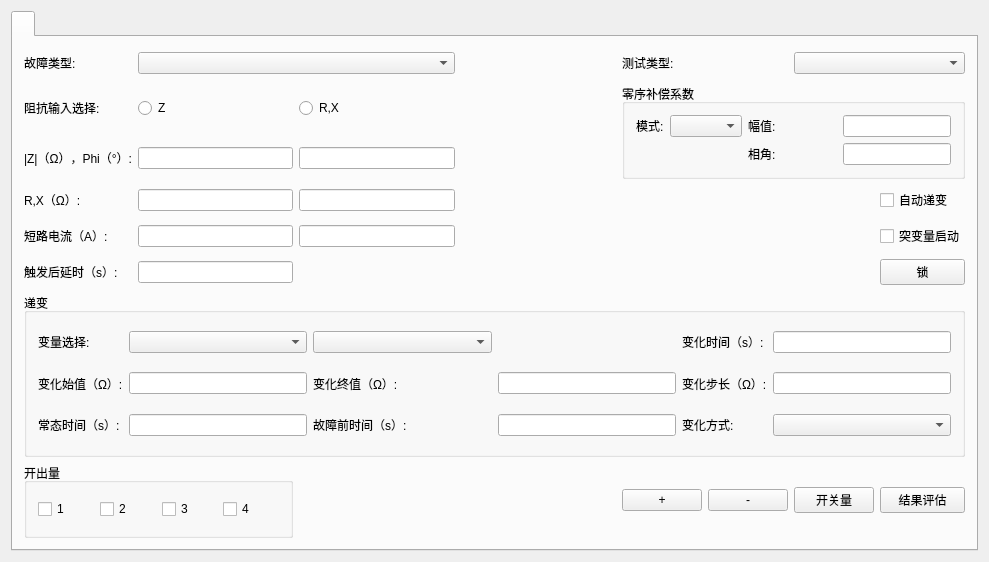
<?xml version="1.0" encoding="UTF-8"?>
<ui version="4.0">
 <class>QImpedanceManuWidget</class>
 <widget class="QWidget" name="QImpedanceManuWidget">
  <property name="geometry">
   <rect>
    <x>0</x>
    <y>0</y>
    <width>989</width>
    <height>562</height>
   </rect>
  </property>
  <property name="sizePolicy">
   <sizepolicy hsizetype="Expanding" vsizetype="Expanding">
    <horstretch>0</horstretch>
    <verstretch>0</verstretch>
   </sizepolicy>
  </property>
  <property name="windowTitle">
   <string>Form</string>
  </property>
  <layout class="QGridLayout" name="gridLayout">
   <item row="0" column="0">
    <widget class="QSttTabWidget" name="m_pImpedanceManuTab">
     <widget class="QWidget" name="m_pParaSetting_Widget">
      <attribute name="title">
       <string/>
      </attribute>
      <layout class="QGridLayout" name="gridLayout_6">
       <item row="0" column="1" colspan="3">
        <layout class="QGridLayout" name="gridLayout_2">
         <item row="0" column="0">
          <widget class="QLabel" name="m_pFaultTypeLabel">
           <property name="sizePolicy">
            <sizepolicy hsizetype="Preferred" vsizetype="Preferred">
             <horstretch>0</horstretch>
             <verstretch>0</verstretch>
            </sizepolicy>
           </property>
           <property name="minimumSize">
            <size>
             <width>0</width>
             <height>30</height>
            </size>
           </property>
           <property name="maximumSize">
            <size>
             <width>16777215</width>
             <height>40</height>
            </size>
           </property>
           <property name="text">
            <string>故障类型:</string>
           </property>
           <property name="alignment">
            <set>Qt::AlignLeading|Qt::AlignLeft|Qt::AlignVCenter</set>
           </property>
          </widget>
         </item>
         <item row="0" column="1" colspan="2">
          <widget class="QScrollComboBox" name="m_pCmb_FaultType"/>
         </item>
         <item row="8" column="4">
          <widget class="QPushButton" name="m_pbn_Up">
           <property name="text">
            <string>+</string>
           </property>
          </widget>
         </item>
         <item row="3" column="7">
          <widget class="QSttCheckBox" name="m_pAuto_CheckBox">
           <property name="text">
            <string>自动递变</string>
           </property>
          </widget>
         </item>
         <item row="6" column="0" rowspan="2" colspan="8">
          <widget class="QSttGroupBox" name="groupBoxCommon">
           <property name="sizePolicy">
            <sizepolicy hsizetype="Preferred" vsizetype="Preferred">
             <horstretch>0</horstretch>
             <verstretch>0</verstretch>
            </sizepolicy>
           </property>
           <property name="title">
            <string>递变</string>
           </property>
           <layout class="QGridLayout" name="gridLayoutCommon">
            <item row="2" column="0">
             <widget class="QLabel" name="m_PrepareTimeLabel">
              <property name="sizePolicy">
               <sizepolicy hsizetype="Preferred" vsizetype="Expanding">
                <horstretch>0</horstretch>
                <verstretch>0</verstretch>
               </sizepolicy>
              </property>
              <property name="minimumSize">
               <size>
                <width>0</width>
                <height>30</height>
               </size>
              </property>
              <property name="text">
               <string>常态时间（s）:</string>
              </property>
              <property name="alignment">
               <set>Qt::AlignLeading|Qt::AlignLeft|Qt::AlignVCenter</set>
              </property>
             </widget>
            </item>
            <item row="0" column="1">
             <widget class="QScrollComboBox" name="m_pCmb_FirstMode">
              <property name="sizePolicy">
               <sizepolicy hsizetype="Preferred" vsizetype="Fixed">
                <horstretch>0</horstretch>
                <verstretch>0</verstretch>
               </sizepolicy>
              </property>
             </widget>
            </item>
            <item row="2" column="1">
             <widget class="QSttLineEdit" name="m_PrepareTimeEdit">
              <property name="alignment">
               <set>Qt::AlignCenter</set>
              </property>
             </widget>
            </item>
            <item row="1" column="1">
             <widget class="QSettingLineEdit" name="m_pStartEdit">
              <property name="sizePolicy">
               <sizepolicy hsizetype="Expanding" vsizetype="Fixed">
                <horstretch>0</horstretch>
                <verstretch>0</verstretch>
               </sizepolicy>
              </property>
              <property name="alignment">
               <set>Qt::AlignCenter</set>
              </property>
             </widget>
            </item>
            <item row="1" column="0">
             <widget class="QLabel" name="m_pStartLabel">
              <property name="sizePolicy">
               <sizepolicy hsizetype="Preferred" vsizetype="Expanding">
                <horstretch>0</horstretch>
                <verstretch>0</verstretch>
               </sizepolicy>
              </property>
              <property name="minimumSize">
               <size>
                <width>0</width>
                <height>30</height>
               </size>
              </property>
              <property name="text">
               <string>变化始值（Ω）:</string>
              </property>
              <property name="alignment">
               <set>Qt::AlignLeading|Qt::AlignLeft|Qt::AlignVCenter</set>
              </property>
             </widget>
            </item>
            <item row="2" column="2">
             <widget class="QLabel" name="m_PreFaultTimeLabel">
              <property name="sizePolicy">
               <sizepolicy hsizetype="Expanding" vsizetype="Preferred">
                <horstretch>0</horstretch>
                <verstretch>0</verstretch>
               </sizepolicy>
              </property>
              <property name="text">
               <string>故障前时间（s）:</string>
              </property>
              <property name="alignment">
               <set>Qt::AlignLeading|Qt::AlignLeft|Qt::AlignVCenter</set>
              </property>
             </widget>
            </item>
            <item row="1" column="2">
             <widget class="QLabel" name="m_pEndLabel">
              <property name="sizePolicy">
               <sizepolicy hsizetype="Expanding" vsizetype="Preferred">
                <horstretch>0</horstretch>
                <verstretch>0</verstretch>
               </sizepolicy>
              </property>
              <property name="text">
               <string>变化终值（Ω）:</string>
              </property>
              <property name="alignment">
               <set>Qt::AlignLeading|Qt::AlignLeft|Qt::AlignVCenter</set>
              </property>
             </widget>
            </item>
            <item row="0" column="0">
             <widget class="QLabel" name="m_pVarSelecLabel">
              <property name="sizePolicy">
               <sizepolicy hsizetype="Preferred" vsizetype="Expanding">
                <horstretch>0</horstretch>
                <verstretch>0</verstretch>
               </sizepolicy>
              </property>
              <property name="minimumSize">
               <size>
                <width>0</width>
                <height>30</height>
               </size>
              </property>
              <property name="maximumSize">
               <size>
                <width>16777215</width>
                <height>40</height>
               </size>
              </property>
              <property name="text">
               <string>变量选择:</string>
              </property>
              <property name="alignment">
               <set>Qt::AlignLeading|Qt::AlignLeft|Qt::AlignVCenter</set>
              </property>
             </widget>
            </item>
            <item row="1" column="3">
             <widget class="QSettingLineEdit" name="m_pEndEdit">
              <property name="alignment">
               <set>Qt::AlignCenter</set>
              </property>
             </widget>
            </item>
            <item row="0" column="4">
             <widget class="QLabel" name="m_pTimeLabel">
              <property name="text">
               <string>变化时间（s）:</string>
              </property>
              <property name="alignment">
               <set>Qt::AlignLeading|Qt::AlignLeft|Qt::AlignVCenter</set>
              </property>
             </widget>
            </item>
            <item row="2" column="5">
             <widget class="QScrollComboBox" name="m_pCmb_ChangeType"/>
            </item>
            <item row="2" column="3">
             <widget class="QSttLineEdit" name="m_PreFaultTimeEdit">
              <property name="alignment">
               <set>Qt::AlignCenter</set>
              </property>
             </widget>
            </item>
            <item row="1" column="4">
             <widget class="QLabel" name="m_pStepLabel">
              <property name="text">
               <string>变化步长（Ω）:</string>
              </property>
              <property name="alignment">
               <set>Qt::AlignLeading|Qt::AlignLeft|Qt::AlignVCenter</set>
              </property>
             </widget>
            </item>
            <item row="0" column="5">
             <widget class="QSettingLineEdit" name="m_pTimeEdit">
              <property name="alignment">
               <set>Qt::AlignCenter</set>
              </property>
             </widget>
            </item>
            <item row="1" column="5">
             <widget class="QSettingLineEdit" name="m_pStepEdit">
              <property name="alignment">
               <set>Qt::AlignCenter</set>
              </property>
             </widget>
            </item>
            <item row="2" column="4">
             <widget class="QLabel" name="m_pChangeTypeLabel">
              <property name="text">
               <string>变化方式:</string>
              </property>
              <property name="alignment">
               <set>Qt::AlignLeading|Qt::AlignLeft|Qt::AlignVCenter</set>
              </property>
             </widget>
            </item>
            <item row="0" column="2">
             <widget class="QScrollComboBox" name="m_pCmb_SecondMode">
              <property name="sizePolicy">
               <sizepolicy hsizetype="Expanding" vsizetype="Fixed">
                <horstretch>0</horstretch>
                <verstretch>0</verstretch>
               </sizepolicy>
              </property>
             </widget>
            </item>
           </layout>
          </widget>
         </item>
         <item row="8" column="5">
          <widget class="QPushButton" name="m_pbn_Down">
           <property name="text">
            <string>-</string>
           </property>
          </widget>
         </item>
         <item row="3" column="1">
          <widget class="QSttLineEdit" name="m_pREdit">
           <property name="alignment">
            <set>Qt::AlignCenter</set>
           </property>
          </widget>
         </item>
         <item row="8" column="6">
          <widget class="QPushButton" name="m_pBinarySet_PushButton">
           <property name="text">
            <string>开关量</string>
           </property>
           <property name="autoDefault">
            <bool>false</bool>
           </property>
          </widget>
         </item>
         <item row="8" column="7">
          <widget class="QPushButton" name="m_pEstimate_PushButton">
           <property name="text">
            <string>结果评估</string>
           </property>
           <property name="autoDefault">
            <bool>false</bool>
           </property>
          </widget>
         </item>
         <item row="1" column="2">
          <widget class="QRadioButton" name="m_pRad_RX">
           <property name="text">
            <string>R,X</string>
           </property>
          </widget>
         </item>
         <item row="4" column="1">
          <widget class="QSttLineEdit" name="m_pShortIOrZsAmpEdit">
           <property name="alignment">
            <set>Qt::AlignCenter</set>
           </property>
          </widget>
         </item>
         <item row="1" column="4" rowspan="2" colspan="4">
          <widget class="QSttGroupBox" name="groupBoxCoe">
           <property name="title">
            <string>零序补偿系数</string>
           </property>
           <layout class="QGridLayout" name="gridLayoutSub">
            <item row="0" column="0">
             <widget class="QLabel" name="m_pCacuTypeLabel">
              <property name="text">
               <string>模式:</string>
              </property>
             </widget>
            </item>
            <item row="0" column="1">
             <widget class="QScrollComboBox" name="m_pCmb_CacuType">
              <property name="sizePolicy">
               <sizepolicy hsizetype="Preferred" vsizetype="Fixed">
                <horstretch>0</horstretch>
                <verstretch>0</verstretch>
               </sizepolicy>
              </property>
              <property name="minimumSize">
               <size>
                <width>0</width>
                <height>0</height>
               </size>
              </property>
             </widget>
            </item>
            <item row="0" column="2">
             <widget class="QLabel" name="m_pAmpLabel">
              <property name="sizePolicy">
               <sizepolicy hsizetype="MinimumExpanding" vsizetype="Preferred">
                <horstretch>0</horstretch>
                <verstretch>0</verstretch>
               </sizepolicy>
              </property>
              <property name="minimumSize">
               <size>
                <width>50</width>
                <height>0</height>
               </size>
              </property>
              <property name="text">
               <string>幅值:</string>
              </property>
             </widget>
            </item>
            <item row="0" column="3">
             <widget class="QSettingLineEdit" name="m_pAmpEdit">
              <property name="alignment">
               <set>Qt::AlignCenter</set>
              </property>
             </widget>
            </item>
            <item row="1" column="2">
             <widget class="QLabel" name="m_pAngleLabel">
              <property name="sizePolicy">
               <sizepolicy hsizetype="MinimumExpanding" vsizetype="Preferred">
                <horstretch>0</horstretch>
                <verstretch>0</verstretch>
               </sizepolicy>
              </property>
              <property name="minimumSize">
               <size>
                <width>50</width>
                <height>0</height>
               </size>
              </property>
              <property name="text">
               <string>相角:</string>
              </property>
             </widget>
            </item>
            <item row="1" column="3">
             <widget class="QSettingLineEdit" name="m_pAngleEdit">
              <property name="alignment">
               <set>Qt::AlignCenter</set>
              </property>
             </widget>
            </item>
           </layout>
          </widget>
         </item>
         <item row="4" column="0">
          <widget class="QLabel" name="m_pDLLabel">
           <property name="sizePolicy">
            <sizepolicy hsizetype="Preferred" vsizetype="Preferred">
             <horstretch>0</horstretch>
             <verstretch>0</verstretch>
            </sizepolicy>
           </property>
           <property name="minimumSize">
            <size>
             <width>0</width>
             <height>30</height>
            </size>
           </property>
           <property name="maximumSize">
            <size>
             <width>16777215</width>
             <height>40</height>
            </size>
           </property>
           <property name="text">
            <string>短路电流（A）:</string>
           </property>
          </widget>
         </item>
         <item row="8" column="0" colspan="2">
          <widget class="QSttGroupBox" name="m_pBoutGroupBox">
           <property name="title">
            <string>开出量</string>
           </property>
           <layout class="QGridLayout" name="gridLayout_5">
            <item row="1" column="0">
             <widget class="QSttCheckBox" name="m_pBout_CheckBox0">
              <property name="minimumSize">
               <size>
                <width>0</width>
                <height>30</height>
               </size>
              </property>
              <property name="text">
               <string>1</string>
              </property>
             </widget>
            </item>
            <item row="1" column="1">
             <widget class="QSttCheckBox" name="m_pBout_CheckBox1">
              <property name="minimumSize">
               <size>
                <width>0</width>
                <height>30</height>
               </size>
              </property>
              <property name="text">
               <string>2</string>
              </property>
             </widget>
            </item>
            <item row="1" column="2">
             <widget class="QSttCheckBox" name="m_pBout_CheckBox2">
              <property name="minimumSize">
               <size>
                <width>0</width>
                <height>30</height>
               </size>
              </property>
              <property name="text">
               <string>3</string>
              </property>
             </widget>
            </item>
            <item row="1" column="3">
             <widget class="QSttCheckBox" name="m_pBout_CheckBox3">
              <property name="minimumSize">
               <size>
                <width>0</width>
                <height>30</height>
               </size>
              </property>
              <property name="text">
               <string>4</string>
              </property>
             </widget>
            </item>
           </layout>
          </widget>
         </item>
         <item row="3" column="2">
          <widget class="QSttLineEdit" name="m_pXEdit">
           <property name="alignment">
            <set>Qt::AlignCenter</set>
           </property>
          </widget>
         </item>
         <item row="5" column="7">
          <widget class="QPushButton" name="m_pLock_PushButton">
           <property name="text">
            <string>锁</string>
           </property>
          </widget>
         </item>
         <item row="0" column="6" colspan="2">
          <widget class="QScrollComboBox" name="m_pCmb_CalMode"/>
         </item>
         <item row="0" column="4" colspan="2">
          <widget class="QLabel" name="m_pCalModeLabel">
           <property name="text">
            <string>测试类型:</string>
           </property>
           <property name="alignment">
            <set>Qt::AlignLeading|Qt::AlignLeft|Qt::AlignVCenter</set>
           </property>
          </widget>
         </item>
         <item row="2" column="1">
          <widget class="QSettingLineEdit" name="m_pZEdit">
           <property name="alignment">
            <set>Qt::AlignCenter</set>
           </property>
          </widget>
         </item>
         <item row="2" column="2">
          <widget class="QSettingLineEdit" name="m_pPhiEdit">
           <property name="alignment">
            <set>Qt::AlignCenter</set>
           </property>
          </widget>
         </item>
         <item row="4" column="2">
          <widget class="QSttLineEdit" name="m_pShortIOrZsAngleEdit">
           <property name="alignment">
            <set>Qt::AlignCenter</set>
           </property>
          </widget>
         </item>
         <item row="4" column="7">
          <widget class="QSttCheckBox" name="m_pMutation_CheckBox">
           <property name="text">
            <string>突变量启动</string>
           </property>
          </widget>
         </item>
         <item row="5" column="0">
          <widget class="QLabel" name="m_pTrigDelayLabel">
           <property name="sizePolicy">
            <sizepolicy hsizetype="Preferred" vsizetype="Preferred">
             <horstretch>0</horstretch>
             <verstretch>0</verstretch>
            </sizepolicy>
           </property>
           <property name="minimumSize">
            <size>
             <width>0</width>
             <height>30</height>
            </size>
           </property>
           <property name="maximumSize">
            <size>
             <width>16777215</width>
             <height>40</height>
            </size>
           </property>
           <property name="text">
            <string>触发后延时（s）:</string>
           </property>
          </widget>
         </item>
         <item row="2" column="0">
          <widget class="QLabel" name="m_pZLabel">
           <property name="sizePolicy">
            <sizepolicy hsizetype="Preferred" vsizetype="Preferred">
             <horstretch>0</horstretch>
             <verstretch>0</verstretch>
            </sizepolicy>
           </property>
           <property name="minimumSize">
            <size>
             <width>0</width>
             <height>30</height>
            </size>
           </property>
           <property name="maximumSize">
            <size>
             <width>16777215</width>
             <height>40</height>
            </size>
           </property>
           <property name="text">
            <string>|Z|（Ω），Phi（°）:</string>
           </property>
          </widget>
         </item>
         <item row="1" column="1">
          <widget class="QRadioButton" name="m_pRad_Z">
           <property name="text">
            <string>Z</string>
           </property>
          </widget>
         </item>
         <item row="1" column="0">
          <widget class="QLabel" name="m_pImpedlabel">
           <property name="sizePolicy">
            <sizepolicy hsizetype="Preferred" vsizetype="Preferred">
             <horstretch>0</horstretch>
             <verstretch>0</verstretch>
            </sizepolicy>
           </property>
           <property name="minimumSize">
            <size>
             <width>0</width>
             <height>30</height>
            </size>
           </property>
           <property name="maximumSize">
            <size>
             <width>16777215</width>
             <height>40</height>
            </size>
           </property>
           <property name="text">
            <string>阻抗输入选择:</string>
           </property>
           <property name="alignment">
            <set>Qt::AlignLeading|Qt::AlignLeft|Qt::AlignVCenter</set>
           </property>
          </widget>
         </item>
         <item row="3" column="0">
          <widget class="QLabel" name="m_pRXLabel">
           <property name="sizePolicy">
            <sizepolicy hsizetype="Preferred" vsizetype="Preferred">
             <horstretch>0</horstretch>
             <verstretch>0</verstretch>
            </sizepolicy>
           </property>
           <property name="minimumSize">
            <size>
             <width>0</width>
             <height>30</height>
            </size>
           </property>
           <property name="maximumSize">
            <size>
             <width>16777215</width>
             <height>40</height>
            </size>
           </property>
           <property name="text">
            <string>R,X（Ω）:</string>
           </property>
          </widget>
         </item>
         <item row="5" column="1">
          <widget class="QSttLineEdit" name="m_pTrigDelayEdit">
           <property name="alignment">
            <set>Qt::AlignCenter</set>
           </property>
          </widget>
         </item>
         <item row="0" column="3">
          <spacer name="horizontalSpacer_2">
           <property name="orientation">
            <enum>Qt::Horizontal</enum>
           </property>
           <property name="sizeType">
            <enum>QSizePolicy::MinimumExpanding</enum>
           </property>
           <property name="sizeHint" stdset="0">
            <size>
             <width>40</width>
             <height>20</height>
            </size>
           </property>
          </spacer>
         </item>
        </layout>
       </item>
      </layout>
     </widget>
    </widget>
   </item>
  </layout>
 </widget>
 <layoutdefault spacing="6" margin="11"/>
 <customwidgets>
  <customwidget>
   <class>QSttLineEdit</class>
   <extends>QLineEdit</extends>
   <header>../Module/UI/Controls/SttLineEdit.h</header>
  </customwidget>
  <customwidget>
   <class>QSttCheckBox</class>
   <extends>QCheckBox</extends>
   <header>../Module/UI/Controls/SttCheckBox.h</header>
  </customwidget>
  <customwidget>
   <class>QSttGroupBox</class>
   <extends>QGroupBox</extends>
   <header>../Module/UI/Controls/SttGroupBox.h</header>
   <container>1</container>
  </customwidget>
  <customwidget>
   <class>QScrollComboBox</class>
   <extends>QComboBox</extends>
   <header>../Module/UI/Module/ScrollCtrl/ScrollComboBox.h</header>
   <slots>
    <slot>on_FaultMode_currentIndexChanged(int)</slot>
   </slots>
  </customwidget>
  <customwidget>
   <class>QSttTabWidget</class>
   <extends>QTabWidget</extends>
   <header>../Module/UI/Controls/SttTabWidget.h</header>
   <container>1</container>
  </customwidget>
  <customwidget>
   <class>QSettingLineEdit</class>
   <extends>QLineEdit</extends>
   <header>../Module/UI/Controls/SettingCtrls/QSettingLineEdit.h</header>
  </customwidget>
 </customwidgets>
 <resources/>
 <connections/>
</ui>
